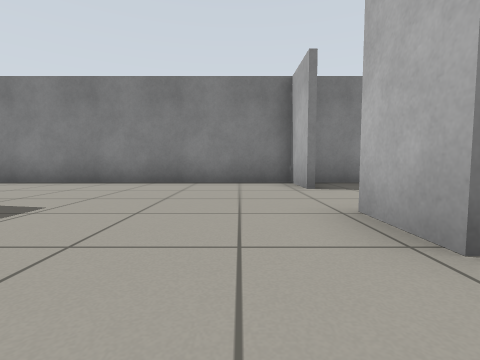
[1] (above)

19 first-person views from a walk through a Gazebo world. The camera is 0.5 m above the floor, tilts 4° down and sees 85° across. The floor is counted in squares, 1 m on a side. Each view is taken from the middle of a square. On the plan, view 1 faces up. The plan holds only what a view shows up to about 9 squares ahead; the rest is blank.

[2]
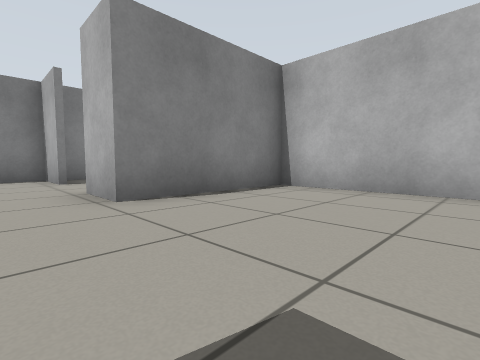

[3]
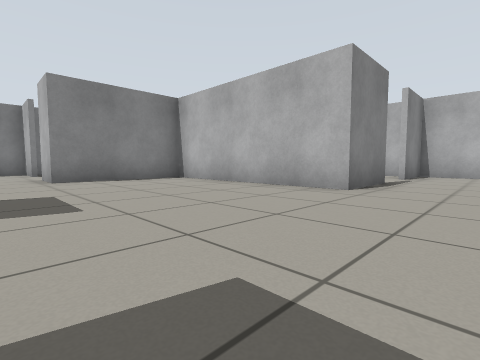

[4]
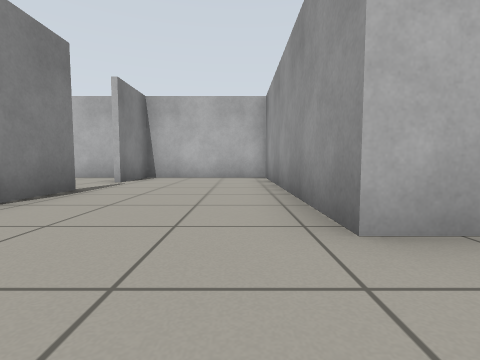

[5]
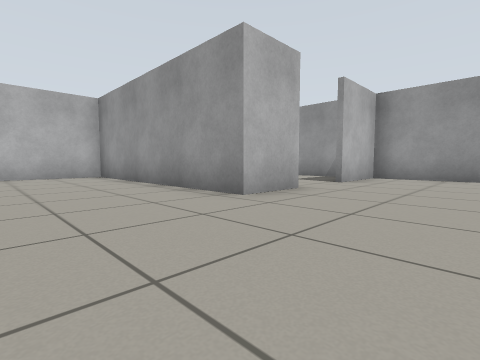

[6]
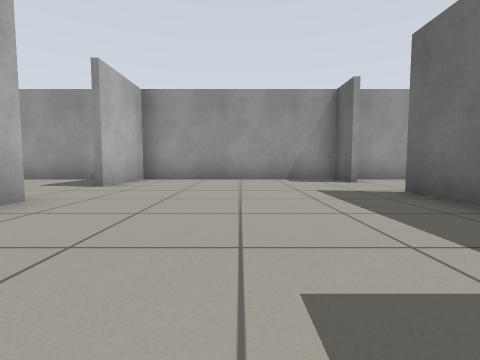

[7]
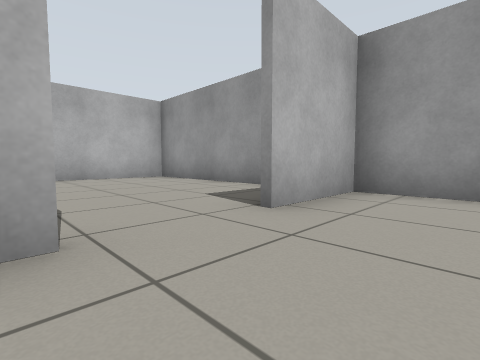

[8]
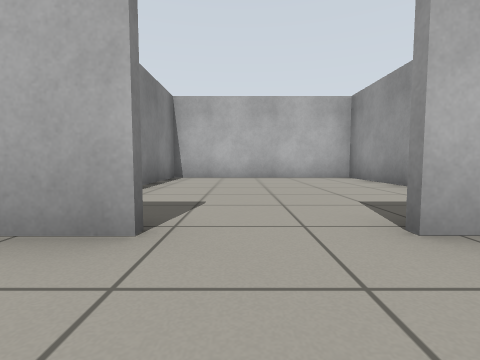

[9]
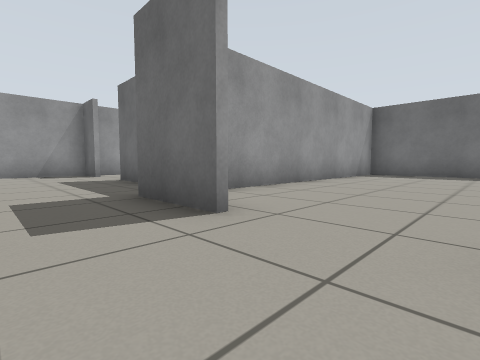

[10]
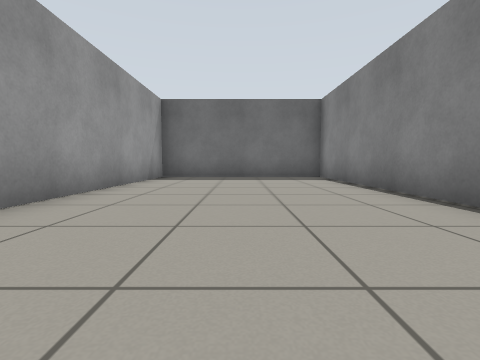

[11]
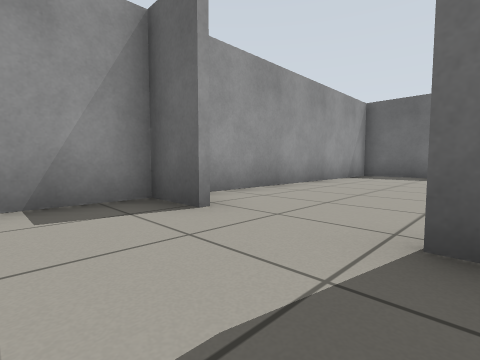

[12]
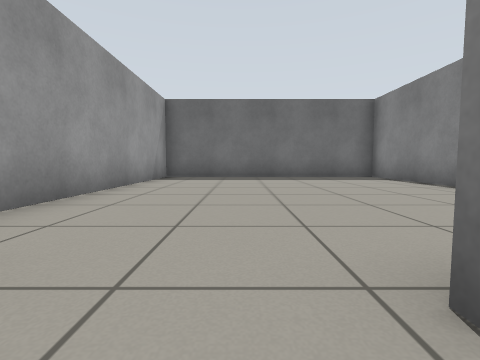

[13]
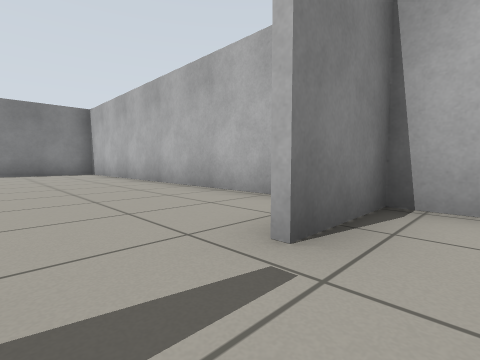

[14]
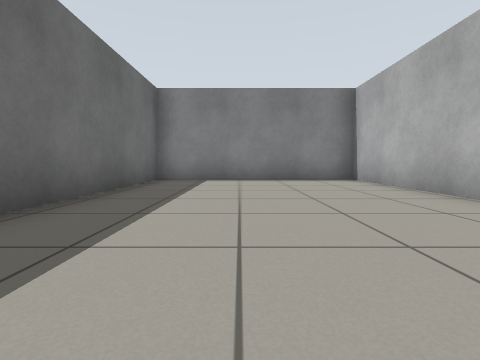

[15]
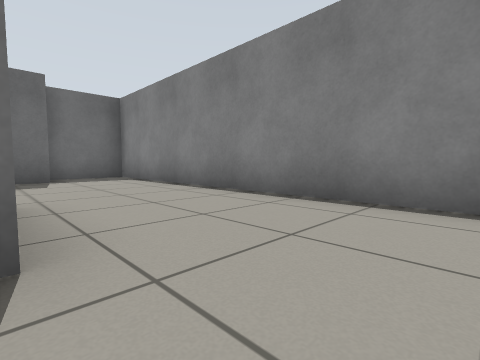

[16]
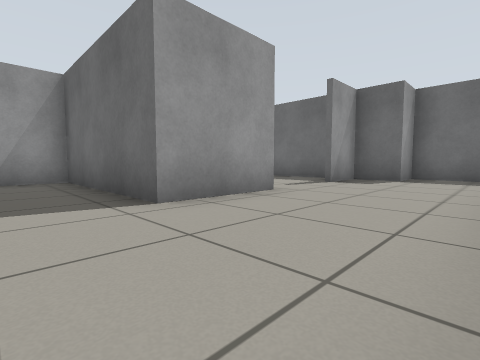

[17]
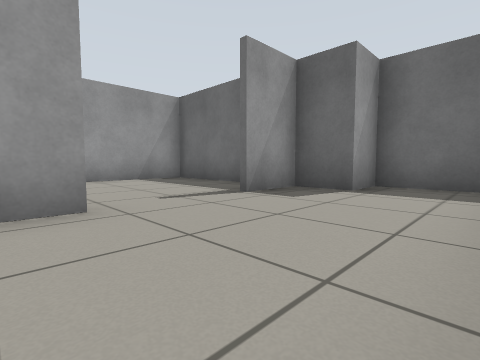

[18]
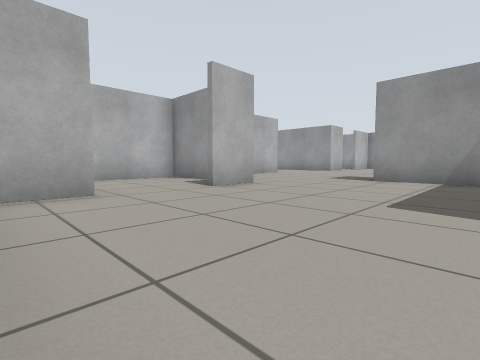

[19]
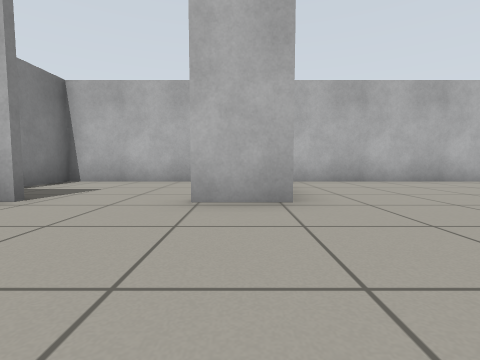

### Floor plan
Ten units are one square. View 1 is at (0, 0); x grows to the right and y downward. Boxes are objects, and circles mark ways between rooms. Rooms are numbered by the first view taken in them; rooms with no view inside come last. Other rooms are left out.
<svg viewBox="-112 -69 219 208">
<path fill="none" stroke="#000" d="M-6 49 -6 67M37 94 37 78 102 78M-17 89 -17 104M66 41 46 41 46 -9M-17 122 -17 134 37 134 37 111M47 -13 12 -13M102 80 102 41 83 41M47 -64 47 -13M102 36 102 -63 50 -63M-58 -31 -35 -31 -35 12 -6 12M-95 -23 -95 12 -68 12M12 -48 12 -63 -107 -63 -107 -42 -95 -42 -95 -31 -81 -31M12 -13 12 -26M-61 67 -96 67M-95 69 -95 134 -22 134M-38 14 -95 14 -95 69M-96 65 -21 65M49 134 102 134 102 80 74 80M26 -15 46 -15M50 -63 16 -63M46 -9 46 -64"/>
<circle cx="75" cy="40" r="3" fill="#2a7"/>
<circle cx="0" cy="-5" r="3" fill="#2a7"/>
<circle cx="-20" cy="115" r="3" fill="#2a7"/>
<circle cx="-10" cy="35" r="3" fill="#2a7"/>
<circle cx="40" cy="105" r="3" fill="#2a7"/>
<circle cx="10" cy="-35" r="3" fill="#2a7"/>
<text x="20" y="60">1</text>
<text x="70" y="-20">2</text>
<text x="-50" y="-40">3</text>
<text x="-60" y="100">4</text>
<text x="-60" y="40">5</text>
<text x="70" y="110">6</text>
<text x="30" y="-40">7</text>
</svg>
Room 1 opens to room 2. Room 1 opens to room 3. Room 1 opens to room 4. Room 1 opens to room 5. Room 1 opens to room 6. Room 3 opens to room 7.

Where each view was taken, in squares from view 1:
view 1: 0 up, 0 right, facing up
view 2: 2 down, 0 right, facing up-right
view 3: 6 down, 0 right, facing up-right
view 4: 7 down, 2 right, facing right
view 5: 5 down, 1 right, facing down-right
view 6: 6 down, 1 right, facing down
view 7: 9 down, 2 right, facing down-right
view 8: 10 down, 2 right, facing right
view 9: 3 down, 1 right, facing down-left
view 10: 4 down, 1 left, facing left
view 11: 10 down, 0 right, facing down-left
view 12: 11 down, 1 left, facing left
view 13: 5 down, 7 right, facing up-right
view 14: 1 down, 7 right, facing up
view 15: 3 up, 2 left, facing up-left
view 16: 6 up, 2 left, facing down-left
view 17: 6 up, 5 left, facing down-left
view 18: 6 up, 3 left, facing down-right
view 19: 2 up, 2 left, facing right
